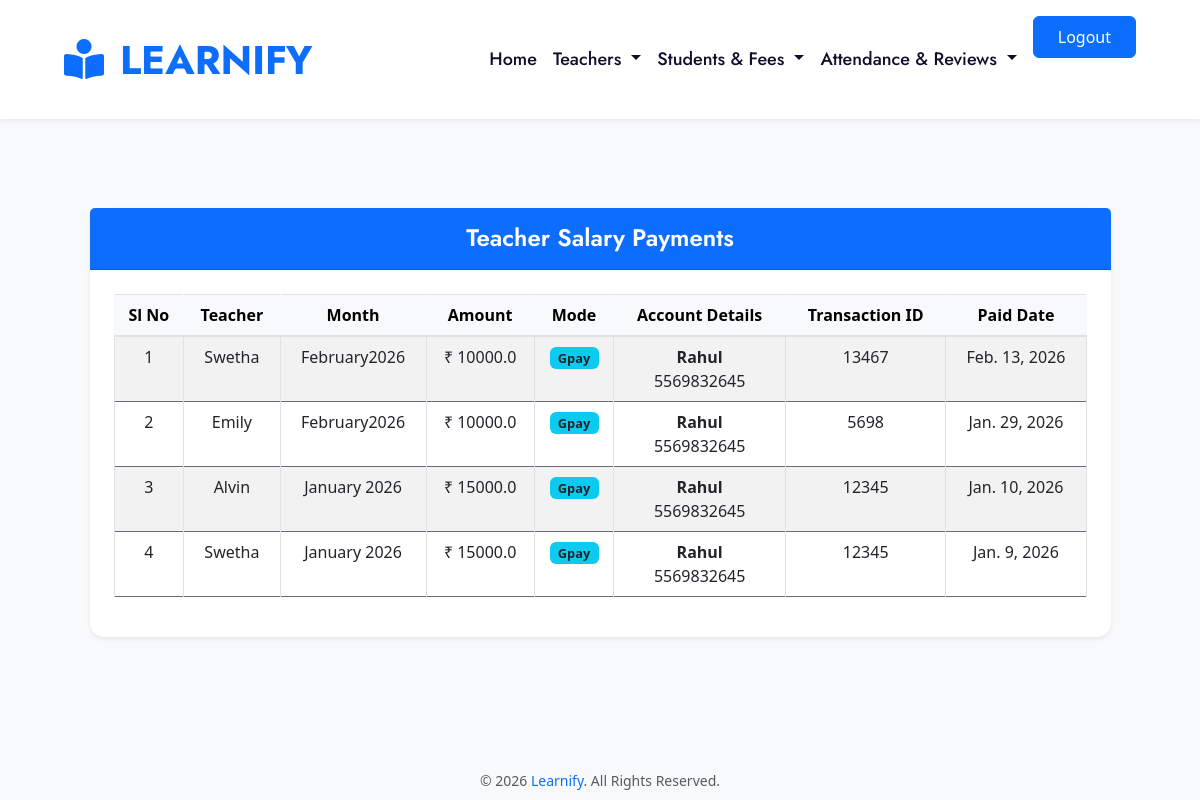
/view_teacher_salary_admin, run on the app's committed database.
### SiteAdmin/models.py (models this page shows)
class TeacherSalary(models.Model):
    teacher = models.ForeignKey('Teacher.Teacher_Reg',on_delete=models.CASCADE,related_name='salaries')
    month = models.CharField(max_length=20)
    amount = models.FloatField()
    status = models.CharField(max_length=20,default='unpaid')
    paid_date = models.DateField(auto_now=True,null=True,blank=True)
    created_at = models.DateTimeField(auto_now_add=True)
    payment_mode = models.CharField(max_length=100,default='pending')
    account_holder_name = models.CharField(max_length=100,null=True,blank=True)
    account_number = models.CharField(max_length=20,null=True,blank=True)
    transaction_id = models.CharField(max_length=100,null=True,blank=True)
    class Meta:
        unique_together = ('teacher', 'month')

### Teacher/models.py (models this page shows)
class Teacher_Reg(models.Model):
    user = models.OneToOneField(User, on_delete=models.CASCADE)
    gender=models.CharField(max_length=100,default='null')
    qualification = models.CharField(max_length=100)
    experience = models.CharField(max_length=50)
    phone=models.CharField(max_length=10,default='null')
    subjects = models.ManyToManyField(Subject)
    profile_picture = models.ImageField(upload_to='teacher_profiles/',null=True,blank=True)
    certificates=models.FileField(upload_to='certificates/',null=True,blank=True)
    id_card=models.FileField(upload_to='proof',default='null')
    status=models.CharField(max_length=100,default='pending')

### SiteAdmin/views.py (the view)
# urls.py: path('view_teacher_salary_admin',views.view_teacher_salary_admin,name='view_teacher_salary_admin'),
def view_teacher_salary_admin(request):
    salaries = TeacherSalary.objects.select_related('teacher').order_by('-created_at')
    return render(request, 'admin/view_teacher_salary.html', {
        'salaries': salaries
    })

### template/admin/view_teacher_salary.html (shortened to what this page needs)
{% extends 'admin/page.html' %}
{% block content %}
<div class="container py-5 mt-5">
    <div class="row justify-content-center">
        <div class="col-lg-11 col-md-12 col-sm-12">
            <div class="card shadow-sm border-0">
                <div class="card-header bg-primary text-white text-center py-3">
                    <h4 class="fw-semibold mb-0">
                        Teacher Salary Payments
                    </h4>
                </div>
                <div class="card-body p-4">
                    {% if salaries %}
                    <div class="table-responsive">
                        <table class="table table-bordered table-striped text-center align-middle">
                            <thead class="table-light">
                                <tr>
                                    <th>Sl No</th>
                                    <th>Teacher</th>
                                    <th>Month</th>
                                    <th>Amount</th>
                                    <th>Mode</th>
                                    <th>Account Details</th>
                                    <th>Transaction ID</th>
                                    <th>Paid Date</th>
                                </tr>
                            </thead>
                            <tbody>
                                {% for s in salaries %}
                                <tr>
                                    <td>{{ forloop.counter }}</td>
                                    <td>{{ s.teacher.user.first_name }}</td>
                                    <td>{{ s.month }}</td>
                                    <td>₹ {{ s.amount }}</td>
                                    <td>
                                        <span class="badge bg-info text-dark">
                                            {{ s.payment_mode|title }}
                                        </span>
                                    </td>
                                    <td>
                                        <strong>{{ s.account_holder_name }}</strong><br>
                                        {{ s.account_number }}
                                    </td>
                                    <td>{{ s.transaction_id }}</td>
                                    <td>{{ s.paid_date}}</td>
                                </tr>
                                {% endfor %}
                            </tbody>
                        </table>
                    </div>
                    {% else %}
                        <div class="alert alert-info text-center">
                            No salary payments found.
                        </div>
                    {% endif %}
                </div>
            </div>
        </div>
    </div>
</div>
{% endblock %}

### template/admin/view_teacher_salary.html (style rules this page uses)
body { background-color: #f8f9fa; }
.card { border-radius: 14px; background-color: #ffffff; }
.badge { font-size: 0.8rem; }

### data on the page
TeacherSalary: teacher.user.first_name "Swetha", month "February2026", amount "10000.0", payment_mode "Gpay", account_holder_name "Rahul", account_number "5569832645", transaction_id "13467", paid_date "Feb. 13, 2026"
TeacherSalary: teacher.user.first_name "Emily", month "February2026", amount "10000.0", payment_mode "Gpay", account_holder_name "Rahul", account_number "5569832645", transaction_id "5698", paid_date "Jan. 29, 2026"
TeacherSalary: teacher.user.first_name "Alvin", month "January 2026", amount "15000.0", payment_mode "Gpay", account_holder_name "Rahul", account_number "5569832645", transaction_id "12345", paid_date "Jan. 10, 2026"
TeacherSalary: teacher.user.first_name "Swetha", month "January 2026", amount "15000.0", payment_mode "Gpay", account_holder_name "Rahul", account_number "5569832645", transaction_id "12345", paid_date "Jan. 9, 2026"
